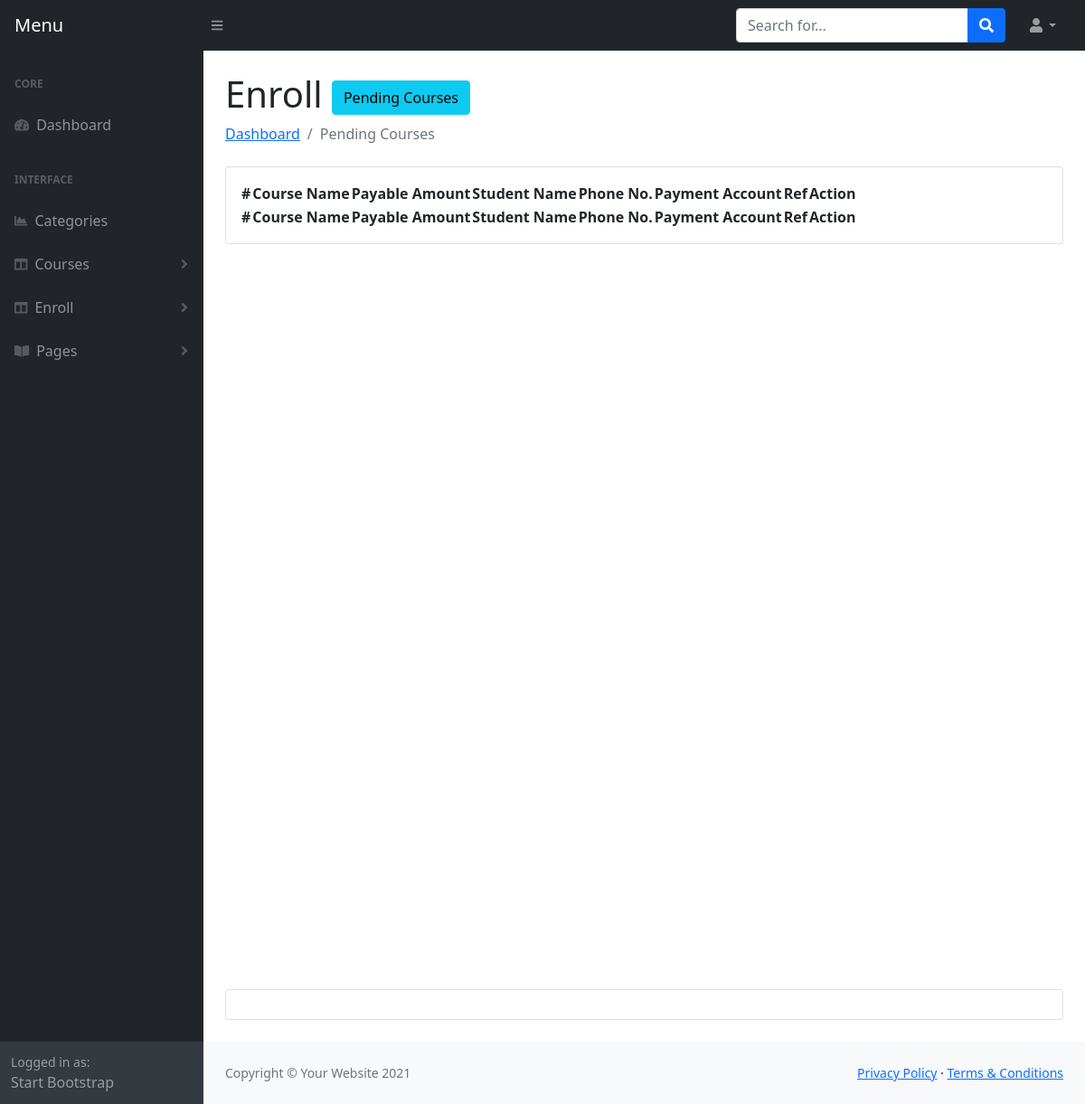
Before: /admin/pending-course.php (signed in) with the older database file.
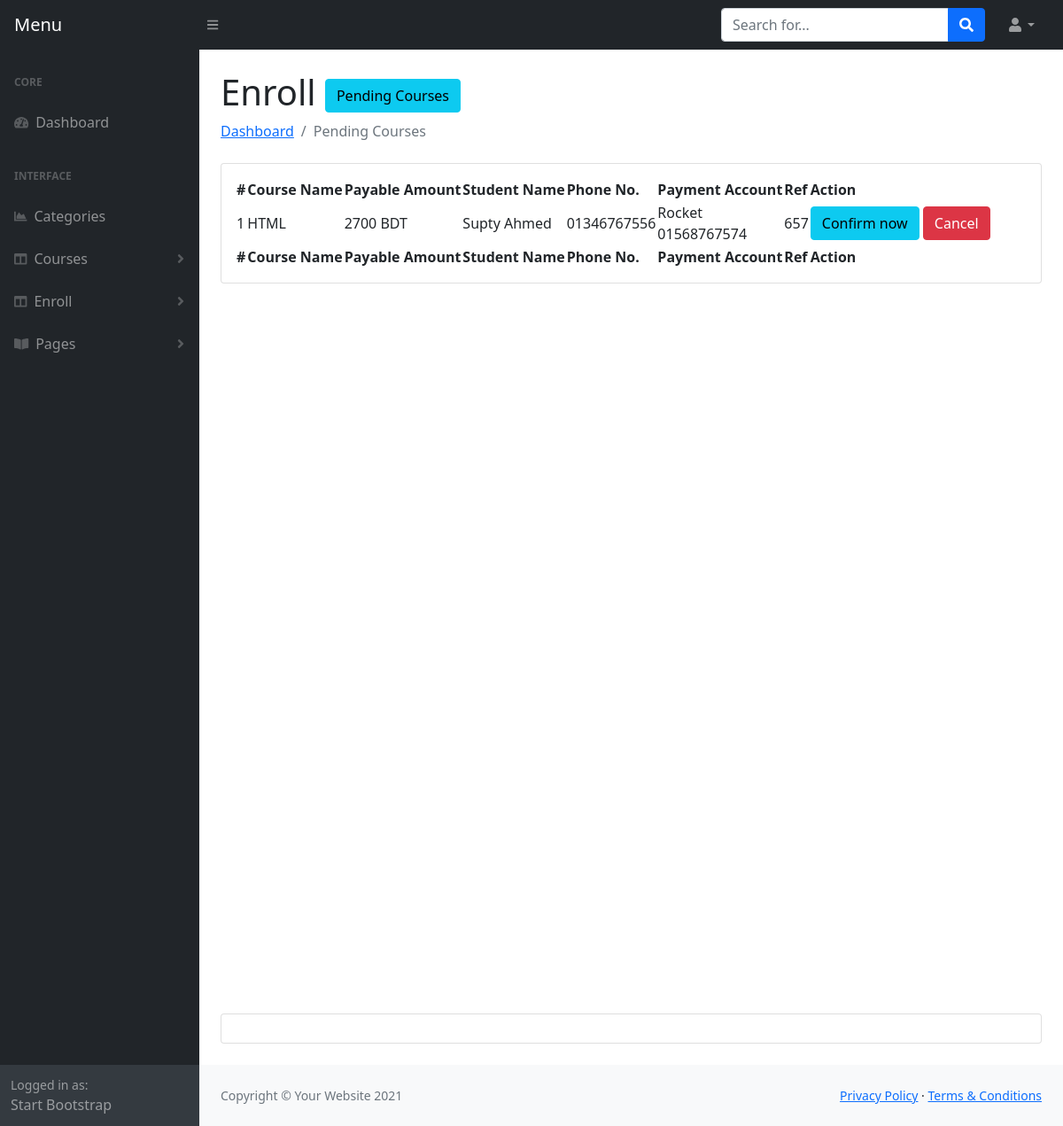
After: the same page with the newer database file.
### tables this page shows
CREATE TABLE `orders` (
  `order_id` int(11) NOT NULL,
  `course_id` int(11) NOT NULL,
  `course_price` varchar(191) NOT NULL,
  `discount_price` varchar(191) NOT NULL,
  `enroll_at` timestamp NOT NULL DEFAULT current_timestamp(),
  `customer_id` int(11) NOT NULL,
  `payment_type` varchar(191) NOT NULL,
  `payment_no` varchar(100) NOT NULL,
  `account_no` varchar(100) NOT NULL,
  `ref` varchar(191) NOT NULL,
  `status` tinyint(4) NOT NULL DEFAULT 0
);

CREATE TABLE `courses` (
  `course_id` int(11) NOT NULL,
  `category_id` int(11) NOT NULL,
  `course_title` varchar(191) NOT NULL,
  `banner` varchar(191) NOT NULL,
  `short_description` text NOT NULL,
  `description` longtext NOT NULL,
  `price` varchar(191) NOT NULL,
  `discount` varchar(100) NOT NULL,
  `hours` varchar(100) NOT NULL,
  `total_hit` int(11) NOT NULL,
  `ratting` int(11) NOT NULL,
  `demo_video` varchar(191) DEFAULT NULL,
  `is_active` tinyint(4) NOT NULL,
  `created_at` timestamp NOT NULL DEFAULT current_timestamp()
);

CREATE TABLE `users` (
  `id` int(11) NOT NULL,
  `first_name` varchar(191) DEFAULT NULL,
  `last_name` varchar(191) DEFAULT NULL,
  `email` varchar(191) DEFAULT NULL,
  `phone` varchar(191) DEFAULT NULL,
  `password` varchar(191) DEFAULT NULL,
  `role` varchar(100) DEFAULT NULL,
  `is_active` tinyint(4) NOT NULL,
  `created_at` timestamp NOT NULL DEFAULT current_timestamp()
);

### admin/pending-course.php (the view, shortened to what this page needs)
<?php include 'header.php'; ?>
<main>
    <div class="container-fluid px-4">
    <h1 class="mt-4">Enroll <a class="btn btn-info" href="pending-course.php">Pending Courses</a></h1>
        <ol class="breadcrumb mb-4">
            <li class="breadcrumb-item"><a href="index.php">Dashboard</a></li>
            <li class="breadcrumb-item active">Pending Courses</li>
        </ol>
        <div class="card mb-4">
            <div class="card-body">
                <table id="datatablesSimple">
                    <thead>
                        <tr>
                            <th>#</th>
                            <th>Course Name</th>
                            <th>Payable Amount</th>
                            <th>Student Name</th>
                            <th>Phone No.</th>
                            <th>Payment Account</th>
                            <th>Ref</th>
                            <th>Action</th>
                        </tr>
                    </thead>
                    <tfoot>
                        <tr>
                            <th>#</th>
                            <th>Course Name</th>
                            <th>Payable Amount</th>
                            <th>Student Name</th>
                            <th>Phone No.</th>
                            <th>Payment Account</th>
                            <th>Ref</th>
                            <th>Action</th>
                    </tfoot>
                    <tbody>
                        <?php
                        $query = "SELECT * FROM orders left join courses on orders.course_id=courses.course_id left join users on orders.customer_id=users.id where orders.status=0 Order By enroll_at ASC";
                        $result = $con->query($query);
                        if ($result->num_rows > 0) {
                            $i = 0;
                            foreach ($result as $key => $value) {
                                $i++;
                        ?>
                                <tr>
                                    <td><?php echo $i; ?></td>
                                    <td><?php echo $value['course_title'] ?></td>
                                    <td><?php echo $value['discount_price']; ?> BDT</td>
                                    <td><?php echo $value['first_name']." ".$value['last_name']; ?></td>
                                    <td><?php echo $value['phone']; ?></td>
                                    <td><?php echo $value['payment_type']."<br> ".$value['account_no']; ?></td>
                                    <td><?php echo $value['ref'] ?></td>
                                    <td>
                                        <a href="?confirmid=<?php echo $value['order_id']; ?>" class="btn btn-info">Confirm now</a>
                                        <a href="?delid=<?php echo $value['order_id']; ?>" class="btn btn-danger">Cancel</a>
                                    </td>
                                </tr>
                        <?php }
                        } ?>
                    </tbody>
                </table>
            </div>
        </div>
        <div style="height: 100vh"></div>
        <div class="card mb-4">
            <div class="card-body"></div>
        </div>
    </div>
</main>
<?php include 'footer.php'; ?>

### admin/header.php (shortened to what this page needs)
<!DOCTYPE html>
<html lang="en">
    <head>
        <link href="css/styles.css" rel="stylesheet" />
         <link href="https://cdn.jsdelivr.net/npm/simple-datatables@latest/dist/style.css" rel="stylesheet" />
    </head>
    <body>
        <nav class="sb-topnav navbar navbar-expand navbar-dark bg-dark">
            <a class="navbar-brand ps-3" href="index.php">Menu </a>
            <button class="btn btn-link btn-sm order-1 order-lg-0 me-4 me-lg-0" id="sidebarToggle" href="#!"><i class="fas fa-bars"></i></button>
            <form class="d-none d-md-inline-block form-inline ms-auto me-0 me-md-3 my-2 my-md-0">
                <div class="input-group">
                    <input class="form-control" type="text" placeholder="Search for..." aria-label="Search for..." aria-describedby="btnNavbarSearch" />
                    <button class="btn btn-primary" id="btnNavbarSearch" type="button"><i class="fas fa-search"></i></button>
                </div>
            </form>
            <ul class="navbar-nav ms-auto ms-md-0 me-3 me-lg-4">
                <li class="nav-item dropdown">
                    <a class="nav-link dropdown-toggle" id="navbarDropdown" href="#" role="button" data-bs-toggle="dropdown" aria-expanded="false"><i class="fas fa-user fa-fw"></i></a>
                </li>
            </ul>
        </nav>
        <div id="layoutSidenav">
            <div id="layoutSidenav_nav">
                <nav class="sb-sidenav accordion sb-sidenav-dark" id="sidenavAccordion">
                    <div class="sb-sidenav-menu">
                        <div class="nav">
                            <div class="sb-sidenav-menu-heading">Core</div>
                            <a class="nav-link" href="index.php">
                                <div class="sb-nav-link-icon"><i class="fas fa-tachometer-alt"></i></div>
                                Dashboard
                            </a>
                            <div class="sb-sidenav-menu-heading">Interface</div>
                            <a class="nav-link" href="category.php">
                                <div class="sb-nav-link-icon"><i class="fas fa-chart-area"></i></div>
                                Categories
                            </a>
                            <a class="nav-link collapsed" href="#" data-bs-toggle="collapse" data-bs-target="#collapseLayouts1" aria-expanded="false" aria-controls="collapseLayouts">
                                <div class="sb-nav-link-icon"><i class="fas fa-columns"></i></div>
                                Courses
                                <div class="sb-sidenav-collapse-arrow"><i class="fas fa-angle-down"></i></div>
                            </a>
                            <a class="nav-link collapsed" href="#" data-bs-toggle="collapse" data-bs-target="#collapseLayouts2" aria-expanded="false" aria-controls="collapseLayouts">
                                <div class="sb-nav-link-icon"><i class="fas fa-columns"></i></div>
                                Enroll
                                <div class="sb-sidenav-collapse-arrow"><i class="fas fa-angle-down"></i></div>
                            </a>
                            <a class="nav-link collapsed" href="#" data-bs-toggle="collapse" data-bs-target="#collapsePages" aria-expanded="false" aria-controls="collapsePages">
                                <div class="sb-nav-link-icon"><i class="fas fa-book-open"></i></div>
                                Pages
                                <div class="sb-sidenav-collapse-arrow"><i class="fas fa-angle-down"></i></div>
                            </a>
                        </div>
                    </div>
                    <div class="sb-sidenav-footer">
                        <div class="small">Logged in as:</div>
                        Start Bootstrap
                    </div>
                </nav>
            </div>
            <div id="layoutSidenav_content">

### admin/footer.php (shortened to what this page needs)
   <footer class="py-4 bg-light mt-auto">
        <div class="container-fluid px-4">
            <div class="d-flex align-items-center justify-content-between small">
                <div class="text-muted">Copyright &copy; Your Website 2021</div>
                <div>
                    <a href="#">Privacy Policy</a>
                    &middot;
                    <a href="#">Terms &amp; Conditions</a>
                </div>
            </div>
        </div>
    </footer>
            </div>
        </div>
    </body>
</html>

Changed rows visible on the page:
added orders: course.course_title "HTML", discount_price "2700", users.first_name "Supty", users.last_name "Ahmed", users.phone "01346767556", payment_type "Rocket", account_no "01568767574", ref "657"
